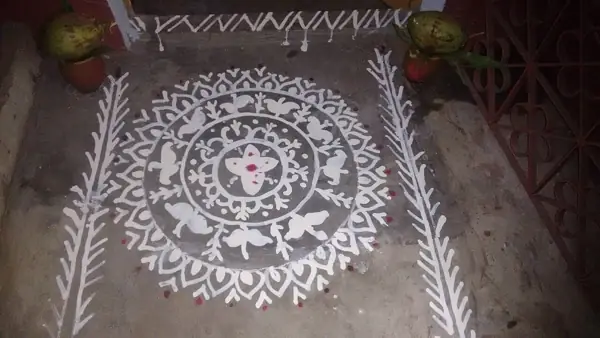
#> input picture app/img/guide/alpana-600.webp, 600 x 338 px
$ python -i photo_post.py   (imports and definitions only)
#> lines starting #> are read from the running program, lines starting #| are printed output that depends on the picture
"""Pure-photography posts for the daily set: one full-resolution photograph (or a few, as a carousel), no text on it.

A plan item:
    {"id": "p1", "type": "photo", "at": "08:30",
     "photos": [{"src": "https://upload.wikimedia.org/…jpg", "artist": "…", "license": "CC BY-SA 4.0",
                 "page": "https://commons.wikimedia.org/wiki/File:…", "cx": 0.5, "cy": 0.4}, …],
     "caption": {"en": "…", "keywords": [...], "tags": "#… (up to 3)"}}   # layout: marketing/captions.py
Each photo is cropped to Instagram's tallest feed frame (4:5) around (cx, cy) and saved at 1440x1800, Instagram's
largest upload, so nothing is upscaled on its side. The credit each CC licence asks for is printed small in the
photo's bottom corner, not in the caption. "AI" as the licence marks a generated image, labelled "AI image" there.
"""
import hashlib
from pathlib import Path

from ..captions import compose

PW, PH = 1440, 1800


# [22 lines left out: function check, not called in this run]


def credit_line(p):
    return "AI image" if p.get("license") == "AI" else f"Photo: {p['artist']} · {p['license']}"


# [10 lines left out: function stamp, not called in this run]


def grade(im):
    """The photo half of the house look, matching the reels: a gentle S-curve with lifted blacks, warm highlights and
    cool shadows, and a soft vignette. No grain on stills."""
    from PIL import Image
    lut = []
    for c in range(3):
        for v in range(256):
            x = v / 255
            y = 0.035 + 0.925 * (x + 0.06 * (x - 0.5) * (1 - abs(2 * x - 1)) * 2)  # S-curve, blacks at ~9, whites at ~245
            hi, lo = x * x, (1 - x) ** 2
            y += (0.022 * hi - 0.012 * lo, 0.006 * hi, -0.024 * hi + 0.02 * lo)[c]
            lut.append(max(0, min(255, round(y * 255))))
    im = im.point(lut)
    mask = Image.radial_gradient("L").resize(im.size, Image.BILINEAR).point(lambda m: 255 - int(0.16 * max(0, m - 90) * 255 / 165))
    return Image.composite(im, Image.new("RGB", im.size, (0, 0, 0)), mask)


def crop(src, dest, cx=0.5, cy=0.45, credit=None):
#> called with src = '../../app/img/guide/alpana-600.webp', dest = 'out.png', cx = 0.5, cy = 0.45
    from PIL import Image, ImageFilter, ImageOps
    im = ImageOps.exif_transpose(Image.open(src)).convert("RGB")
#> im is the input picture: PIL image 600x338 RGB; mean R, G, B 98.8, 89, 88.4
    k = max(PW / im.width, PH / im.height)
#> k = 5.33
    w, h = round(PW / k), round(PH / k)  # the 4:5 window in source pixels
#> w = 270; h = 338
    x = min(max(0, round(im.width * cx - w / 2)), im.width - w)
#> x = 165
    y = min(max(0, round(im.height * cy - h / 2)), im.height - h)
#> y = 0
    im = im.crop((x, y, x + w, y + h)).resize((PW, PH), Image.LANCZOS)
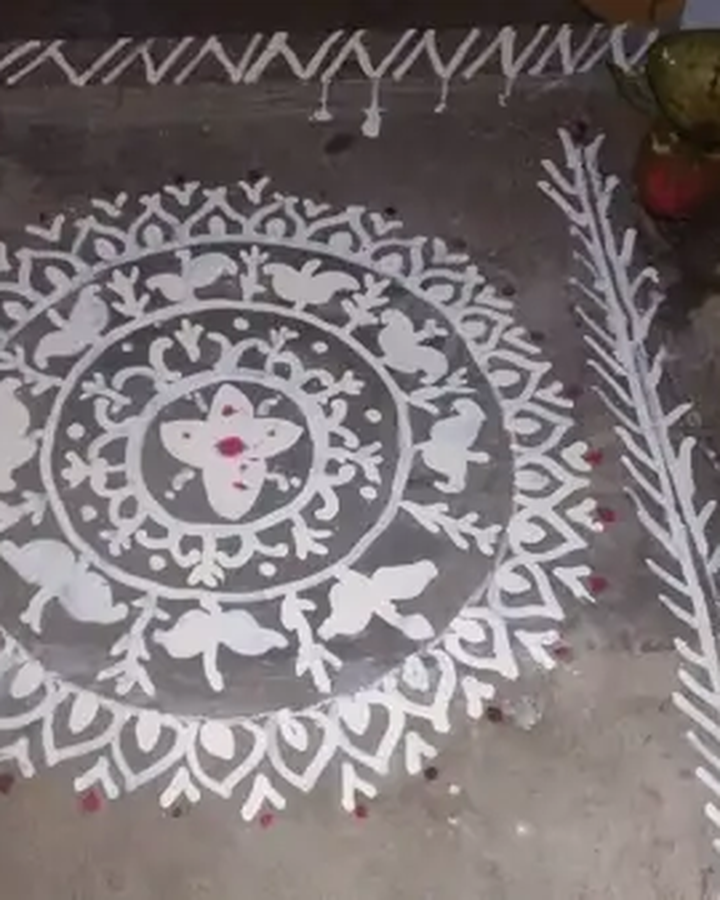
#> im: PIL image 1440x1800 RGB (shown at 1/2 size); mean R, G, B 125.7, 118.2, 120
    im = grade(im.filter(ImageFilter.UnsharpMask(radius=1.2, percent=40, threshold=2)))
#> in grade, `mask = Image.radial_gradient("L").resize(im.size, Image.BILINEAR).poin..`:
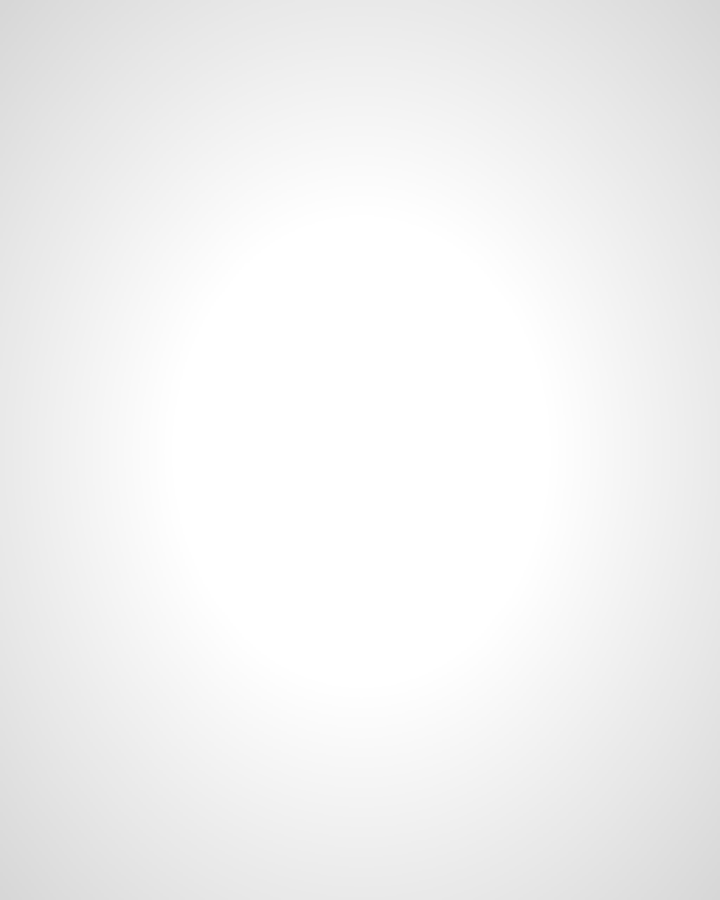
#> mask: PIL image 1440x1800 L (shown at 1/2 size); min 215, max 255, mean 242.1
#> in grade, `return Image.composite(im, Image.new("RGB", im.size, (0, 0, 0)), mask)`:
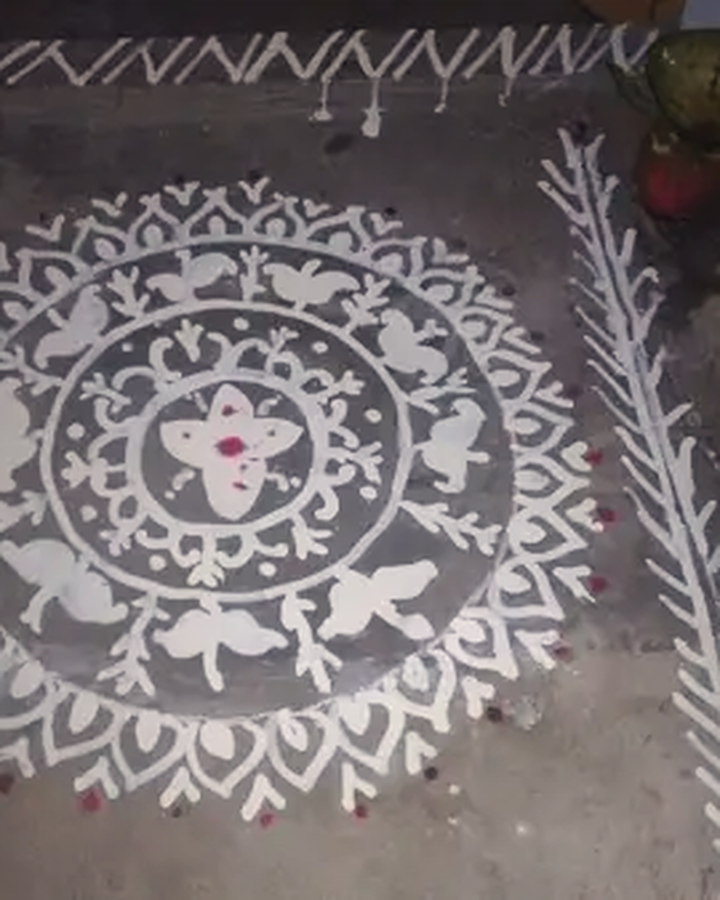
#> returned value: PIL image 1440x1800 RGB (shown at 1/2 size); mean R, G, B 120, 112.8, 114.3
    if credit:
        stamp(im, credit)
    im.save(dest, quality=93, optimize=True, progressive=True, subsampling=0)
    return min(w / PW, h / PH)  # < 1 means the source was smaller than the frame


def caption(it):
    return compose(it["caption"])


# [44 lines left out: functions build_routes, build, not called in this run]

>>> result = crop('../../app/img/guide/alpana-600.webp', 'out.png')
#> result = 0.188
